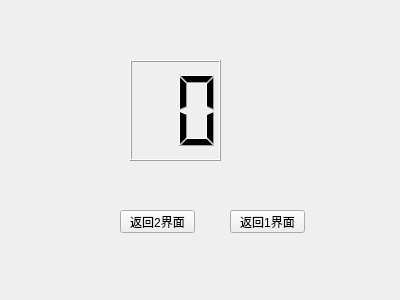
<?xml version="1.0" encoding="UTF-8"?>
<ui version="4.0">
 <class>ThreeForm</class>
 <widget class="QWidget" name="ThreeForm">
  <property name="geometry">
   <rect>
    <x>0</x>
    <y>0</y>
    <width>400</width>
    <height>300</height>
   </rect>
  </property>
  <property name="windowTitle">
   <string>Form</string>
  </property>
  <widget class="QLCDNumber" name="lcdNumber">
   <property name="geometry">
    <rect>
     <x>130</x>
     <y>60</y>
     <width>91</width>
     <height>101</height>
    </rect>
   </property>
   <property name="lineWidth">
    <number>1</number>
   </property>
   <property name="digitCount">
    <number>2</number>
   </property>
  </widget>
  <widget class="QPushButton" name="pushButton2">
   <property name="geometry">
    <rect>
     <x>120</x>
     <y>210</y>
     <width>75</width>
     <height>23</height>
    </rect>
   </property>
   <property name="text">
    <string>返回2界面</string>
   </property>
  </widget>
  <widget class="QPushButton" name="pushButton">
   <property name="geometry">
    <rect>
     <x>230</x>
     <y>210</y>
     <width>75</width>
     <height>23</height>
    </rect>
   </property>
   <property name="text">
    <string>返回1界面</string>
   </property>
  </widget>
 </widget>
 <resources/>
 <connections/>
</ui>
